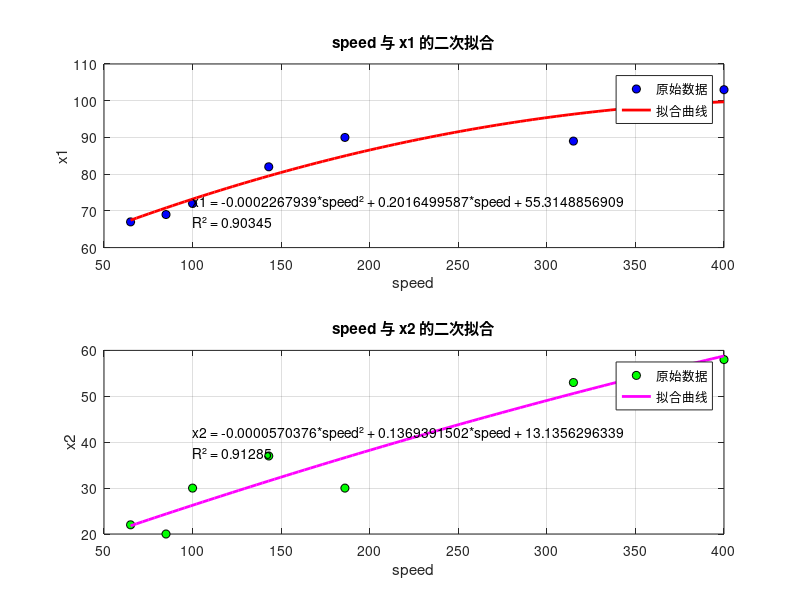

Write the MATLAB code that produced this figure.
% 数据
speed = [65, 85, 100, 143, 186, 315, 400];
x1 = [67, 69, 72, 82, 90, 89, 103];
x2 = [22, 20, 30, 37, 30, 53, 58];

% 生成更平滑的 speed 范围用于拟合曲线
speed_fit = linspace(min(speed), max(speed), 100);

%% 对 speed 和 x1 进行二次拟合
p_x1 = polyfit(speed, x1, 2); % 二次拟合系数
x1_fit = polyval(p_x1, speed_fit); % 计算拟合值

% 计算 R² (x1)
y_mean_x1 = mean(x1);
SS_total_x1 = sum((x1 - y_mean_x1) .^ 2);
SS_residual_x1 = sum((x1 - polyval(p_x1, speed)) .^ 2);
R_squared_x1 = 1 - (SS_residual_x1 / SS_total_x1);

% 构造拟合公式字符串（保留10位小数）
eqn_x1 = sprintf('x1 = %.10f*speed² + %.10f*speed + %.10f', p_x1(1), p_x1(2), p_x1(3));

%% 对 speed 和 x2 进行二次拟合
p_x2 = polyfit(speed, x2, 2); % 二次拟合系数
x2_fit = polyval(p_x2, speed_fit); % 计算拟合值

% 计算 R² (x2)
y_mean_x2 = mean(x2);
SS_total_x2 = sum((x2 - y_mean_x2) .^ 2);
SS_residual_x2 = sum((x2 - polyval(p_x2, speed)) .^ 2);
R_squared_x2 = 1 - (SS_residual_x2 / SS_total_x2);

% 构造拟合公式字符串（保留10位小数）
eqn_x2 = sprintf('x2 = %.10f*speed² + %.10f*speed + %.10f', p_x2(1), p_x2(2), p_x2(3));
% Speed 93 二次计算一个
x1_93 = polyval(p_x1, 93);
x2_93 = polyval(p_x2, 93);
% % Speed 93算一个X1

%% 打印拟合公式到控制台（保留10位小数）
fprintf('----- 拟合公式（保留10位小数） -----\n');
fprintf('%s\n', eqn_x1);
fprintf('R² = %.10f\n\n', R_squared_x1);
fprintf('%s\n', eqn_x2);
fprintf('R² = %.10f\n', R_squared_x2);

%% 绘制在同一个图形窗口（上下排列）
figure;

% subplot 1: speed 和 x1 的拟合
subplot(2, 1, 1); % 2行1列，第1个子图
plot(speed, x1, 'o', 'MarkerFaceColor', 'b', 'MarkerEdgeColor', 'k'); % 原始数据
hold on;
plot(speed_fit, x1_fit, 'r-', 'LineWidth', 2); % 拟合曲线
hold off;

title('speed 与 x1 的二次拟合');
xlabel('speed');
ylabel('x1');
legend('原始数据', '拟合曲线', 'Location', 'best');
text(100, 70, {eqn_x1, sprintf('R² = %.5f', R_squared_x1)}, 'FontSize', 10); % 显示公式和R²
grid on;

% subplot 2: speed 和 x2 的拟合
subplot(2, 1, 2); % 2行1列，第2个子图
plot(speed, x2, 'o', 'MarkerFaceColor', 'g', 'MarkerEdgeColor', 'k'); % 原始数据
hold on;
plot(speed_fit, x2_fit, 'm-', 'LineWidth', 2); % 拟合曲线
hold off;

title('speed 与 x2 的二次拟合');
xlabel('speed');
ylabel('x2');
legend('原始数据', '拟合曲线', 'Location', 'best');
text(100, 40, {eqn_x2, sprintf('R² = %.5f', R_squared_x2)}, 'FontSize', 10); % 显示公式和R²
grid on;
